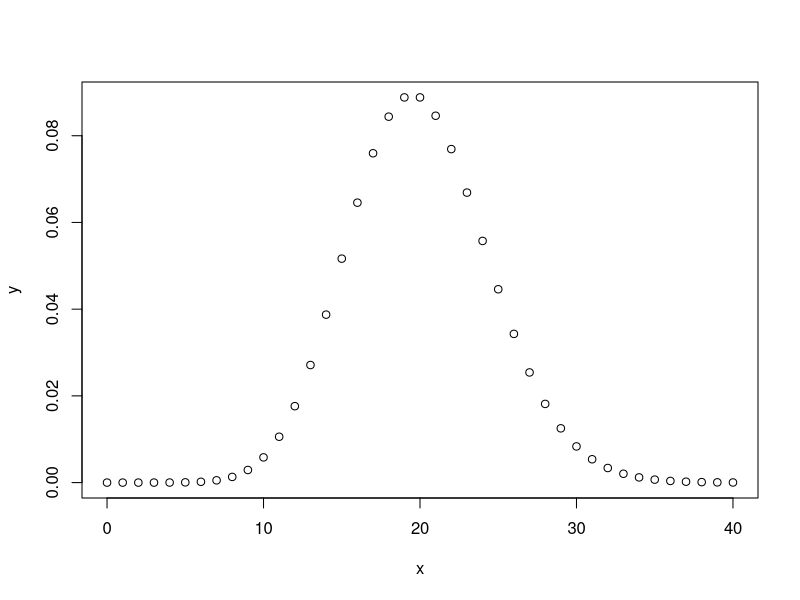
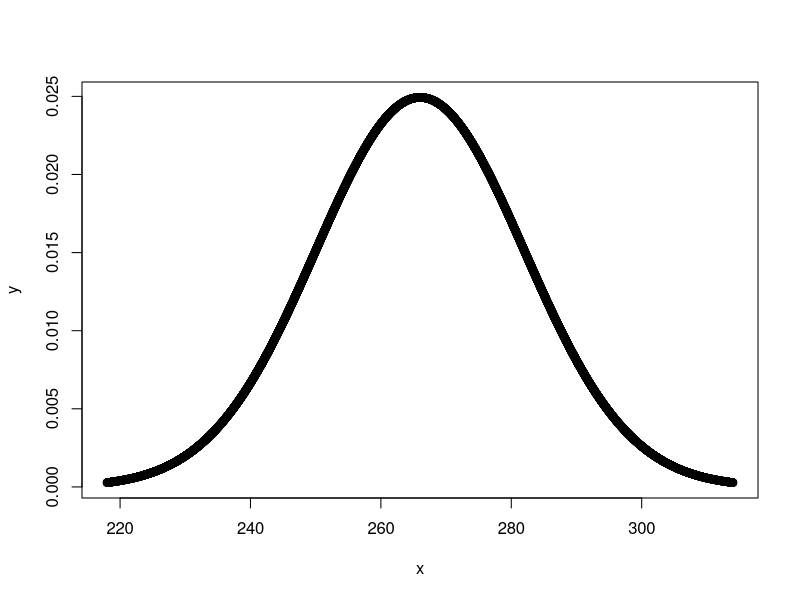
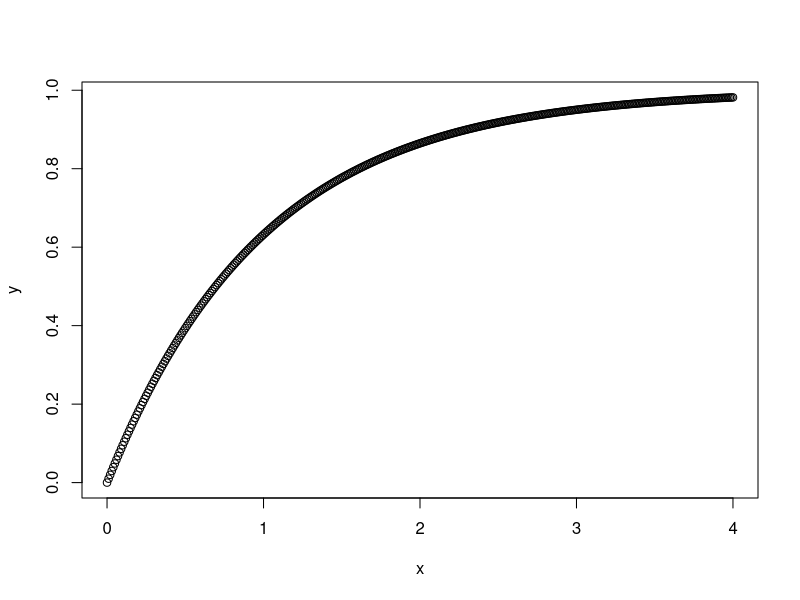
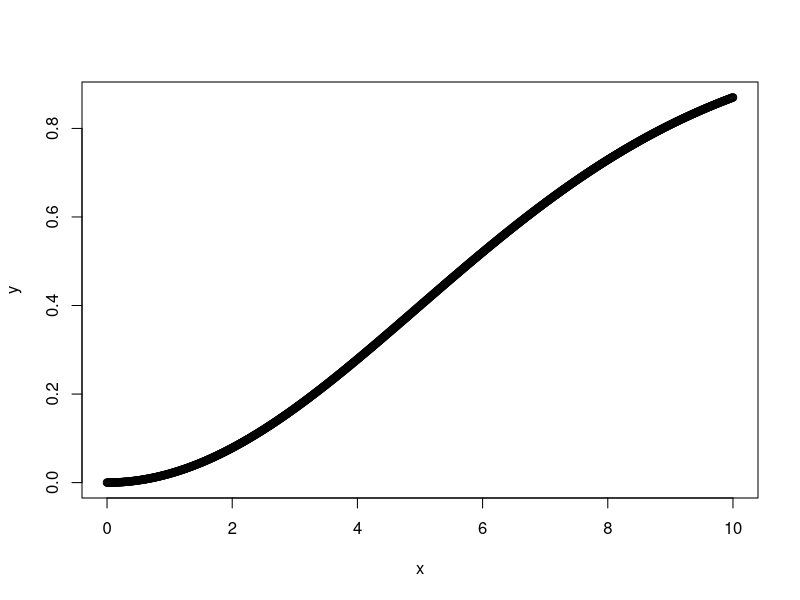

The R source for these figures, in order:
# 2
x = 0:3
p = c(0.064, 0.288, 0.432, 0.216)
suma = sum(p)
stredni_hodnota = sum(x * p) # stredni hodnota
rozptyl = sum(x*x*p) - (stredni_hodnota)^2 # Rozpyl
smerodatna_odchylka = sqrt(rozptyl) # smerodatna odchylka
# modus je nejvetsi hodnota

# 3

# Binom X~Bi(n,pi)
#  - pi je pravdepodobnos uspechu a n pocet pokusu
# -> pocet uspechu v nezavislych n pokusech
pbinom(4, 10, 1/6) # <=
dbinom(3, 10, 1/6) # =
pbinom(4, 10, 1/6, FALSE) # >
pbinom(150, 1000, 1/5) # <=
# E(X) stredni hodnota = N * pi = 1000 * 0.2 = 200
# D(X) = sqrt(D(x))

# Hypergeometricka rozdeleni X~H(N, M, n)
#  - n prvku z N, kde M prvku ma urcitou vlastnost
# -> pocet uspechu n na zavislych pokusech
phyper(149, 2000, 8000, 1000, FALSE)

# Dyk more tahas 4 piva z basi o 20 pivech
# kdy jenom 8 jsou radky a potrebujes 4 radky
dhyper(4, 12, 8, 4)

# Negativne binomicke X~NB(k, pi)
#  - k je pocet upsechu potrebny, pi je pravdepodobnost
# -> pocet pokusu do dosazeni k uspechu
#  ! v r se zadava jenom pocet neuspesnych pokusu
pnbinom(2, 1, 0.1)
pnbinom(3, 3, 0.87) - pnbinom(0, 3, 0.87)

# Podminena pravdepodobnost
# P(X >= 230 | X >= 215)
ppr = pbinom(229, 250, 0.9, FALSE)
ppo = pbinom(214, 250, 0.9, FALSE)
ppr / ppo

# pravdepodobnost ze se poroucha za 2 mesice nejvyse 1 stroj
# X~Po(^t=4)
ppois(1,4)

# stredni pocet porouchanych stroju za rok
# 12 * 2 = 24

# pocet mikroorganizmu v 10ml vzorku
# zobecnit
x = 0:40
y = dpois(x, 20)
plot(x,y)

# jaka je pravdepodobnost ze v 10ml je vie nez 14 organizmu
ppois(14,20,F)

# Nahodna velicina popisujici delku tehotenstvi ve dnech ma stredni hodnotu 266 dnu a odchylku 16
# Nacrtnete graf hustoty
# X~N(\mu=266, \omega^2 = 16^2)
# 3 sigma aby vetsina prvku byla na grafu
x = seq(266 - 3*16, 266 + 3*16, 0.01)
y = dnorm(x, 266, 16)
plot(x,y)

# P(X <= 246)
pnorm(246, 266, 16)

# P(250 < X < 282)
pnorm(282, 266, 16) - pnorm(250, 266, 16, T)

# Jaka delka tehotenstvi je prekrocena u maximalne 10 % zen
qnorm(0.9, 266, 16)

# Urcete horni a dolni kvartil
qnorm(0.25, 266, 16)
qnorm(0.75, 266, 16)

# Uvazujte nahodnout velicinu popisujici delku remise onk pacientu
# stredni hodnota je 1 rok
# \lambda = 1/1 = 1
x = seq(0, 4, 0.01)
y = pexp(x)
plot(x, y)

# Urcete median nahodne veliciny
qexp(0.5)

# Rychlost vetru na W rozdeleni tvar 2 a meritko 7
x = seq(0, 10, 0.01)
y = pweibull(x, 2, 7)
plot(x, y)

pweibull(10, 2, 7) - pweibull(4, 2, 7)
